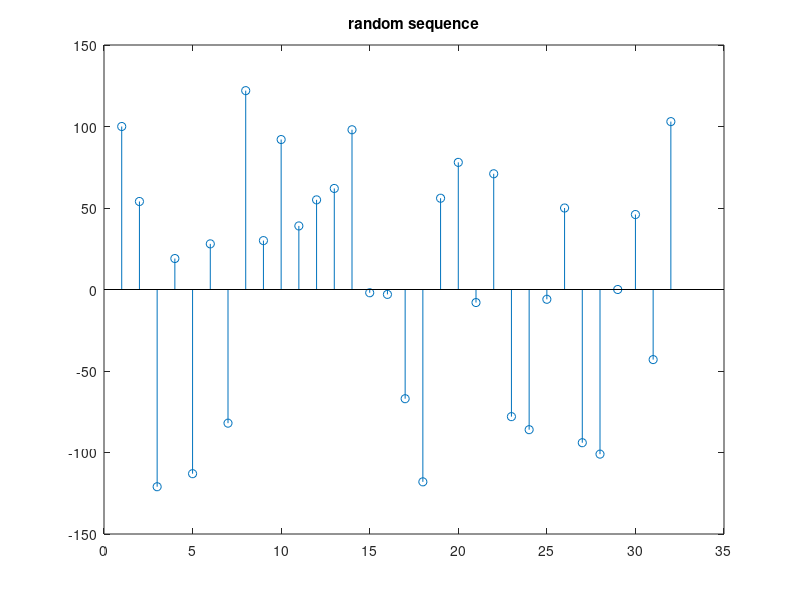

MATLAB code for this plot:
% random_sq = randsample(-128:127,32);    生成隨機32碼序列 {-128, 127}
% 每題統一用相同的序列
random_sq = [100 54 -121 19 -113 28 -82 122 30 92 39 55 62 98 -2 -3 -67 -118 ...
    56 78 -8 71 -78 -86 -6 50 -94 -101 0 46 -43 103];
temp = random_sq(1);
for i = 1:31          % sequential comparator 搜尋出最大值，temp 用來記錄最大值，index 用來記錄索引值
   if temp > random_sq(1+i)
       temp = temp;
   else
       temp = random_sq(1+i);
       index = 1+i;
   end
end
fprintf('序列中的最大值 = %d\n', temp);
fprintf('對應的索引值 = %d\n', index);
stem(random_sq)
title('random sequence')